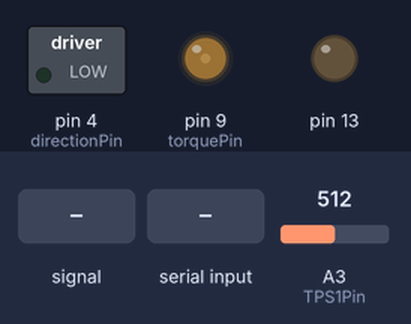
Simulated run of this sketch. Board: Arduino Uno, built with avr-gcc and run on an emulated ATmega328P. On the bench: switched loads named in the sketch (green lamp = pin HIGH), output pins drawn as LEDs (lit = HIGH). The inputs (shaded band) are chosen by the test bench; at power-on: A3 (TPS1Pin) = 512.

Above: at 1.2 s.
1.3 s: A3 (TPS1Pin) fed a 200 Hz sine of ±255 counts around its level
4.3 s: A3 (TPS1Pin) set to 900
At 5.4 s:
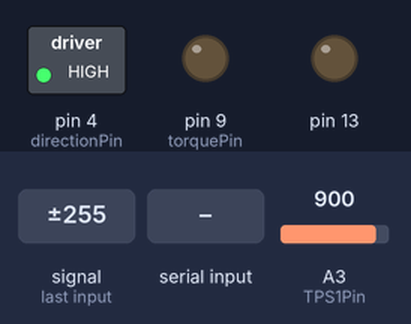
5.8 s: "<90,45,200>" received over Serial
At 6.4 s:
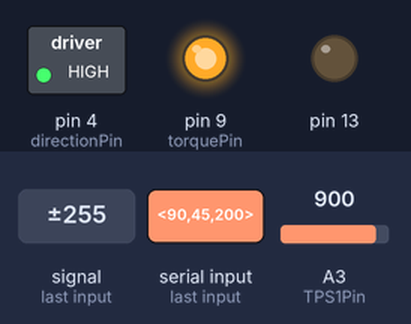
Timing chart, 0 to 8.8 s (numbered marks = the images above; inputs shaded):
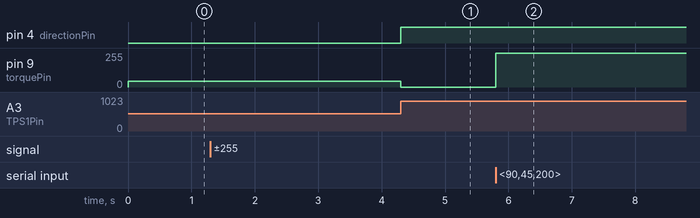

Measured:
- after the input at 4.3 s, pin 4 (directionPin): LOW → HIGH at once; pin 9 (torquePin): 43/255 → 0/255 at once
- after the input at 5.8 s, pin 9 (torquePin): 0/255 → 255/255 at once

The sketch:

etc.ino
```cpp
#include <PID_v1.h>

const int TPS1Pin = A3;  //Pin of TPS1
const int TPS2Pin = A5;  //Pin of TPS2
const int torquePin = 9; //PWM pin to motor driver
const int directionPin = 4; //directionPin

int rpm;
float batVolt = 13.22;
int gear;
int engTemp = 25;

const byte numChars = 32;
char receivedChars[numChars];
char tempChars[numChars];            // temporary array for use when parsing

boolean newData = false;

void downshift();
void upshift();

//PID tunings
const double Kp = 1;
const double Ki = 0.00001;
const double Kd = 0.00;

//ETB Constants
const int TPS1Close = 860;
const int TPS1Open = 65;
const int TPS2Close = 90;
const int TPS2Open = 971;

int direction;
double Input;
double OutputTorque;
double DesiredPosition;
int TPS1;
int TPS2;
int TPSdiff;
float tps, APPS1;

PID myPID(&Input, &OutputTorque, 0, Kp, Ki, Kd, DIRECT);

void setup() {
  TCCR0B = TCCR0B & B11111000 | B00000010; // for PWM frequency of 7812.50 Hz

  // Set PID inputs
  Input = 0;
  DesiredPosition = 0;
  myPID.SetMode(AUTOMATIC);

  pinMode(TPS1Pin, INPUT);
  pinMode(TPS2Pin, INPUT);
  pinMode(directionPin, OUTPUT);
  pinMode(torquePin, OUTPUT);
  pinMode(13, OUTPUT);
  myPID.SetSampleTime(10);

  Serial.begin(115200);
}

void recvWithStartEndMarkers() {
    static boolean recvInProgress = false;
    static byte ndx = 0;
    char startMarker = '<';
    char endMarker = '>';
    char rc;

    while (Serial.available() > 0 && newData == false) {
        rc = Serial.read();

        if (recvInProgress == true) {
            if (rc != endMarker) {
                receivedChars[ndx] = rc;
                ndx++;
                if (ndx >= numChars) {
                    ndx = numChars - 1;
                }
            }
            else {
                receivedChars[ndx] = '\0'; // terminate the string
                recvInProgress = false;
                ndx = 0;
                newData = true;
            }
        }

        else if (rc == startMarker) {
            recvInProgress = true;
        }
    }
}

//============

void parseData() {      // split the data into its parts
    char * strtokIndx; // this is used by strtok() as an index

    strtokIndx = strtok(tempChars,",");      // get the first part - the string
    int temp = atoi(strtokIndx); // copy it to messageFromPC
    if(temp != 0) {
      rpm = temp;
    }

    strtokIndx = strtok(NULL, ","); // this continues where the previous call left off
    int temp2 = atoi(strtokIndx); // convert this part to an float
    if(temp2 != 0) {
      gear = temp2;
    }

    strtokIndx = strtok(NULL, ",");
    float tempf = atof(strtokIndx);     // convert this part to a int
    if(tempf != 0.0) {
      tps = tempf;
    }

}

int lastGear = 0;

void loop() {
    recvWithStartEndMarkers();
    if (newData == true) {
        strcpy(tempChars, receivedChars);
            // this temporary copy is necessary to protect the original data
            //   because strtok() used in parseData() replaces the commas with \0
        parseData();
        //showParsedData();
        newData = false;
    }
    if (lastGear >  gear && gear != 0){ // downshift
      downshift();
    }
    else if (lastGear < gear && gear != 0){
      upshift();
    }

  TPS1 = constrain(analogRead(TPS1Pin), TPS1Open, TPS1Close); // Range: 931 - 50 // Range: 931 - 50
  Input = map(TPS1, TPS1Close, TPS1Open, 0, 100);

  APPS1 = tps*100;
  if (APPS1 < 0){ APPS1 = 0; }

  Input = APPS1 - Input;
  if(Input < 0){
    myPID.SetControllerDirection(DIRECT);
    digitalWrite(directionPin,LOW);
    direction = 1;
  }
  else {
    direction = 0;
    myPID.SetControllerDirection(REVERSE);
    digitalWrite(directionPin,HIGH);
  }

  myPID.Compute();
  analogWrite(torquePin, OutputTorque);
  lastGear = gear;
}

void downshift(){

}

void upshift(){

}

//void downshift(){
//
//  myPID.Compute();
//  analogWrite(torquePin, OutputTorque);
//}
```
